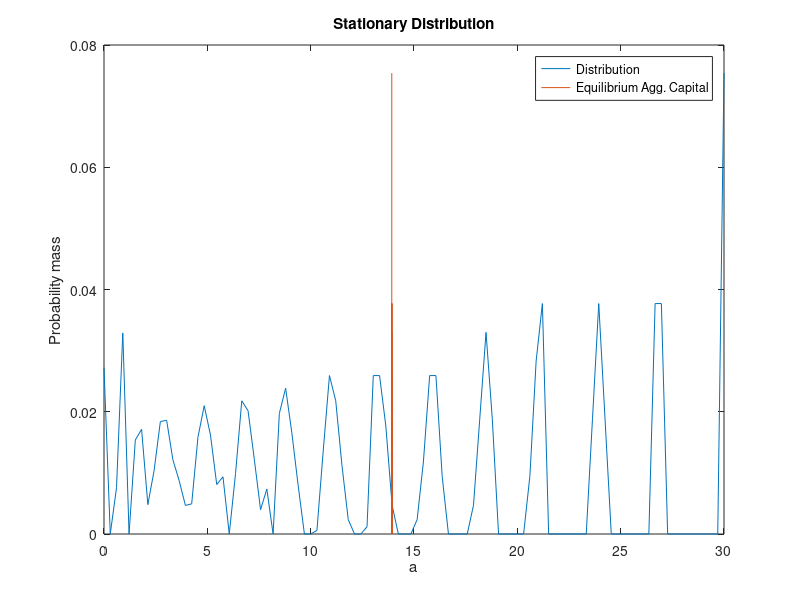
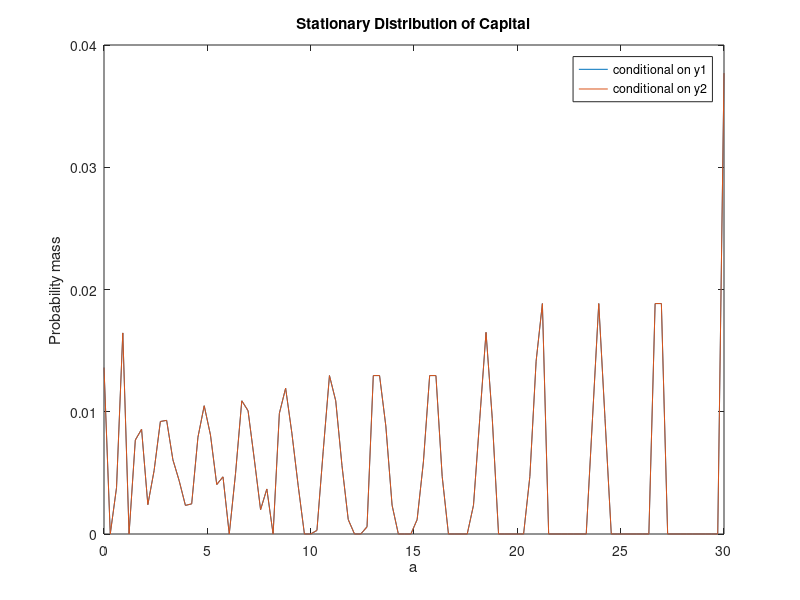
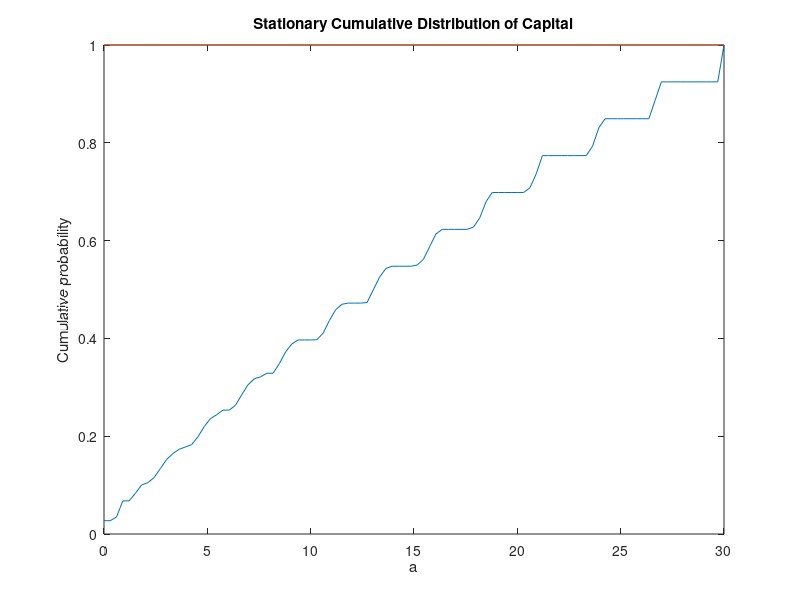
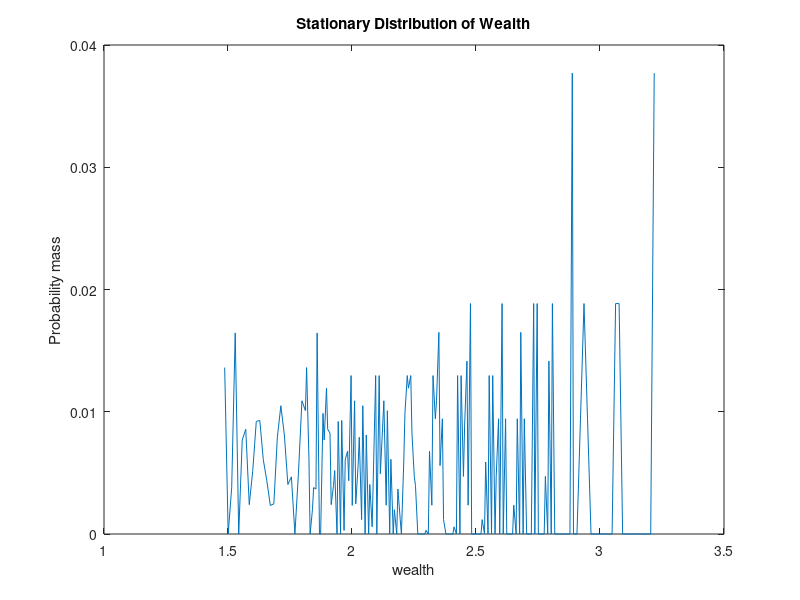

The MATLAB source for these figures, in order:
%% PART II.5 - General Equilibrium with Liquidity Constraint
% The following is using discrete VFI and using PE results from II.2
% Quadratic Utility

%% Setting up the model
clear
close all;

% parameters of the model
rho =.06;
beta = 1/(1+rho);
cbar = 100;
sigma =2;
sigma_y = .1; 
gamma =0;
delta=.02;
theta=.36; %capital income share

% Markov Process (need to make it more general)
y=[1-sigma_y;1+sigma_y];
Pi=[(1+gamma)/2,(1-gamma)/2; (1-gamma)/2,(1+gamma)/2];
ny=length(y);

%% functional forms
%u1  = @(c) c.^(1-sigma)/(1-sigma)-1/(1-sigma);   % preferences
u2  = @(c) .5.*(c-cbar).^2 ;  % preferences

% bounds for the interest-rate (which will solve for)
r_min=delta;
r_max=rho;

% firms CRS production (standard)
% L=1 (exogenous)
f= @(K,L) K.^(theta).*L.^(1-theta);


%% Aggregate Labor and EXOGENOUS STAT. DISTRIBUTION
% we can back-out agg labor from the stationary distribution of shocks
% (Markov chain stationary distribution)

[eig_vec,eig_val]=eig(Pi'); % getting eigenvectors and values of transition matrix

% choose the the eigenvector corresponding to the column where the
% eigenvalue=1 is located
[e1,e1_loc]=max(diag(eig_vec));
Pi_st=eig_vec(:,e1_loc)/sum(eig_vec(:,e1_loc)); % stationary dist. (need to normalize so it sums up to 1)

% then, aggregate labor is given by sum_i(yi*Pi_st(i))
L=y'*Pi_st;

%% Solving HHs' problem given r,w above
% State-space bounds
a_max=30;
a_min=0;
%[a_min]=borrowing_const(2,y,r); want to make it outside the loop

% Discretizing state space
na=100; %number of grids
agrid=zeros(na,1);
for i=1:na
    agrid(i)=a_min+(i-1).*(a_max-a_min)/(na-1);
    agrid(i,1)=agrid(i)';
end

% converting grid into matrices: amat varies along columns, apmat varies along rows.
[amat,apmat] = ndgrid(agrid,agrid);     % ap denotes a'

% _______________________________________________________________________ %


%% GE-Loop
% initial guess for interest rate
rng(0,'twister');
r_guess = (r_max-r_min).*rand(1,1) + r_min;

%for the big loop
ED=1; %excess demand for capital
maxiter=500;
iter=0;
lambda=.8; %weight for the convex combination of current r and next-step r

% for HH inside loop
maxits = 400;
tol = 0.001;
dif = .5;
its=0;

% LOOP
while abs(ED)>.001 & iter<maxiter
    r=r_guess;
    
    % Firms
    K=((r+delta)./theta).^(1/(theta-1));
    w=(1-theta).*K.^theta.*L.^(-theta);

    % HH
    V1=zeros(na,1);
    V2=zeros(na,1);

    cmat1 = w*y(1,1)+(1+r)*amat-apmat;
    cmat1(cmat1<0)=[-99999999];
    cmat2 = w*y(2,1)+(1+r)*amat-apmat;
    cmat2(cmat2<0)=[-99999999];
    
    %U1mat_1=u1(cmat1);
    %U1mat_2=u1(cmat2);
    U2mat_1=u2(cmat1);
    U2mat_2=u2(cmat2);

    V= zeros(na,ny);
    while dif > tol & its<maxits

        [V1_its,a1_its]=max(U2mat_1 + beta*repmat(V*Pi(1,:)',1,na));
        [V2_its,a2_its]=max(U2mat_2 + beta*repmat(V*Pi(2,:)',1,na));
  
        a_its=[a1_its' a2_its'];
        V_its=[V1_its' V2_its'];
  
        ga=agrid(a_its);
        ga1=ga(:,1);
        ga2=ga(:,2);
        
        dif=max(max(abs(V_its-V)));
        V=V_its;
        its = its+1;
        
    end;

    a=agrid;
    gc1 = w*y(1,1)+(1+r)*a-ga1;
    gc2 = w*y(2,1)+(1+r)*a-ga2;

    % TRANSITION MATRIX (a,y) pairs: this is an endogenous process
    gt_1=zeros(na,na); % indicator functions
    gt_2=zeros(na,na);
    
    for i=1:na
        gt_1(i,a1_its(i))=1; %if y=y1 and a=ai, then gt_1=1 is the best response -> ga1
        gt_2(i,a2_its(i))=1;  %if y=y2 and a=ai, then gt_2=1 is the best response -> ga2
    end
    
    % 1-1 = Pi(1,1)*gt_1
    % 1-2 = Pi(1,2)*gt_1
    % 2-1 = Pi(2,1)*gt_2
    % 2-2 = Pi(2,2)*gt_2
    Trans=[ Pi(1,1)*gt_1 Pi(1,2)*gt_1; Pi(2,1)*gt_2 Pi(2,2)*gt_2];
    
    % STATIONARY DISTRIBUTION: iteration until difference is very small
    Trans= Trans';
    probst = (1/(2*na))*ones(2*na,1);
    test = 1;
    error_trans=.00000001;

    while test > error_trans
       probst1 = Trans*probst;
       test=max(abs(probst1-probst));
       probst = probst1;
    end;
    Stat_dist = probst;
    
    % AGG. SUPPLY OF CAPITAL: Assets
    aa=ga(:);
    meanA=Stat_dist'*aa;

    %[VV,DD] = eig(Trans);
    %dd= diag(DD); % check how many unit eigenvalues there are!!
                    % if kmin = 0, there are 2 (one trivial, only relevant if initial capital is zero)
                    % if kmin > 0, there is  1 
    
    %[smallest,index] = min(abs(dd-1)); %% find a unit eigenvalue
    %vv      = VV(:,index);

    %Qbar  = (vv/sum(vv))';
    
    % Measure of (a,y) pairs
    phi=zeros(na,ny);
    phi(:)=Stat_dist; %each column is the stat.dist of assets for a given y
   
    Dist_k= sum(phi');     %  stationary distribution of K: sums up to 1
    %row-vector: each cell is the prob. of having that level of K
    %(accounting for both poor and rich)
    
    Dist_k=Dist_k';

    % EXCESS DEMAND OF CAPITAL (Demand - Supply)
    ED=K-meanA;
    
    % Updating guess:
    r_old=r;
    r_new=theta.*meanA.^(theta-1)-delta;
    r_guess=lambda*r_old+(1-lambda)*r_new;

    %if PHI<0
    %    r_guess=lambda*r_old+(1-lambda)*r_min;
    %else
    %   r_guess=lambda*r_old+(1-lambda)*r_max; 
    %end
    
    r=r_guess;
    iter=iter+1;
end

disp('Equilibrium rental rate:')
disp(r)
disp('Iterations until GE')
disp(iter);

%% Computing GE
r_ge=r;

% HHs optmize
V_ge=V_its;
ga1_ge=ga1;
ga2_ge=ga2;
gc1_ge=gc1;
gc2_ge=gc2;

% Firms optimize
L_ge=L;
K_ge=((r_ge+delta)./theta).^(1/(theta-1));
w_ge=(1-theta).*K_ge.^theta.*L.^(-theta);

%% Plots: endogenous distributions

% Capital
figure(1)
plot(a,Dist_k,repmat(K_ge,na,1),Dist_k);
xlabel('a')
ylabel('Probability mass')
legend('Distribution','Equilibrium Agg. Capital')
title('Stationary Distribution')
%print -dpdf ge_1.eps

figure(2)
plot(a, phi(:,1))
hold on
plot(a,phi(:,2))
hold off
xlabel('a')
ylabel('Probability mass')
legend('conditional on y1','conditional on y2')
title('Stationary Distribution of Capital')
%print -dpdf ge_2.eps

figure(3)
plot(a, cumsum(Dist_k),a,ones(na,1));
xlabel('a')
ylabel('Cumulative probability')
title('Stationary Cumulative Distribution of Capital')
%print -dpdf ge_3.eps

% Wealth
wealth = [ (r_ge*a + y(1,1)*w_ge)  (r_ge*agrid + y(2,1)*w_ge) ]  ; 
[ Dist_w, ind_w ] = sort(wealth(:)); %ascend-ordering income values while keep track of location
phi_vec = phi(:); % transforming phi(na,ny) into vector(na*ny) - to match Dist_inc size

figure(4)
plot(Dist_w,phi_vec(ind_w));
xlabel('wealth')
ylabel('Probability mass')
title('Stationary Distribution of Wealth')
%print -dpdf ge_4.eps

% Income
income = [ repmat(y(1,1)*w_ge,na,1),  repmat(y(2,1)*w_ge,na,1) ]  ; 
[ Dist_inc, ind_inc ] = sort(income(:)); %ascend-ordering income values while keep track of location

figure(5)
plot(Dist_inc(1:100,1),phi_vec(ind_inc(1:100,1)));
hold on
plot(Dist_inc(101:200,1),phi_vec(ind_inc(101:200,1)));
hold off
xlabel('income')
ylabel('Probability mass')
legend('for y1','for y2')
title('Stationary Distribution of Income') 
%print -dpdf ge_5.eps

% Consumption
consumption = [wealth(:,1)+ga1, wealth(:,1)+ga2 ];
%c2=[gc1_ge, gc2_ge]; ?
[Dist_c, ind_c ] = sort(consumption(:));

figure(6)
plot(Dist_c,phi_vec(ind_c));
xlabel('consumption')
ylabel('Probability mass')
title('Stationary Distribution of Consumption')
%print -dpdf ge_6.eps

figure(6)
plot(Dist_c(1:100,1),phi_vec(ind_c(1:100,1)));
hold on
plot(Dist_c(101:200,1),phi_vec(ind_c(101:200,1)));
hold off
xlabel('consumption')
ylabel('Probability mass')
legend('for y1','for y2')
title('Stationary Distribution of Consumption') 
%print -dpdf ge_7.eps

% Demand and Supply of capital
%K_s=ga1_ge+ga2_ge; %supply schedule
%r_grid1=linspace(r_min,r_ge,na/2)';
%r_grid2=linspace(r_ge,r_max,na/2)';
%r_grid=[r_grid1;r_grid2];
%K_d=((r_grid+delta)./theta).^(1/(theta-1));
%K_d=K_d'; %demand schedule

%figure(7)
%plot(K_d,r_grid)
%hold on
%plot(K_s,r_grid)
%hold on
%plot(repmat(K_ge,na,1),r_grid);
%plot(K_d,repmat(r_ge,na,1))
%hold off

% _______________________________________________________________________ %